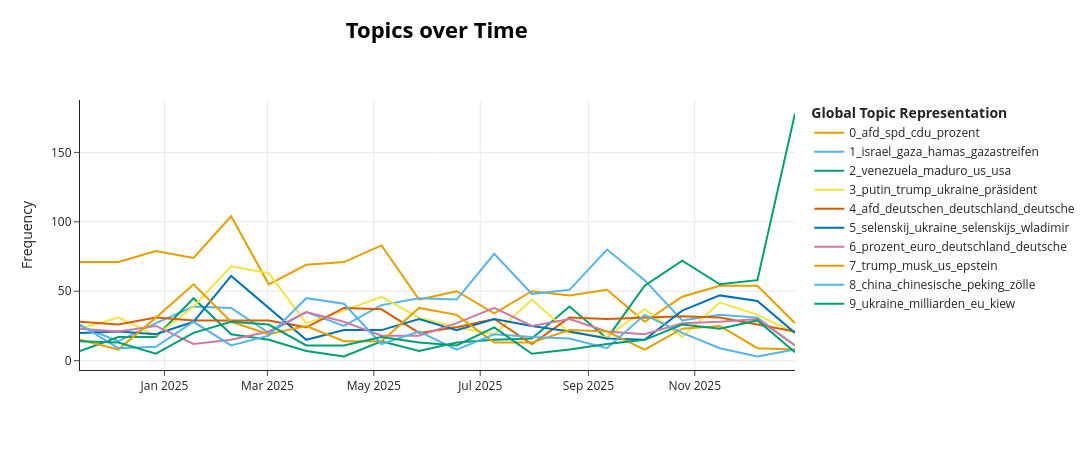

The cell this chart's notebook holds for it:
### Code cell
# Topics over time (RT_de)
topics_over_time = topic_model.topics_over_time(
    docs=docs,
    timestamps=timestamps,
    nr_bins=20,
)

display(topics_over_time.head(20))

topic_model.visualize_topics_over_time(
    topics_over_time,
    top_n_topics=10,
)

### Figure 1 — Plotly figure (JSON) as saved in the notebook; plotly's stock layout.template omitted (floating-point values rounded to 4 significant figures)
{"data": [{"hoverinfo": "text", "hovertext": ["<b>Topic 0</b><br>Words: spd, bsw, afd, cdu, grünen", "<b>Topic 0</b><br>Words: afd, spd, cdu, habeck, scholz", "<b>Topic 0</b><br>Words: fpö, afd, övp, prozent, partei", "<b>Topic 0</b><br>Words: afd, grünen, gelbhaar, partei, habeck", "<b>Topic 0</b><br>Words: bsw, afd, partei, övp, prozent", "<b>Topic 0</b><br>Words: spd, cdu, afd, prozent, bsw", "<b>Topic 0</b><br>Words: cdu, spd, afd, prozent, csu", "<b>Topic 0</b><br>Words: spd, afd, cdu, prozent, partei", "<b>Topic 0</b><br>Words: afd, verfassungsschutz, spd, partei, gutachten", "<b>Topic 0</b><br>Words: compact, elsässer, afd, spd, partei", "<b>Topic 0</b><br>Words: afd, spd, compact, prozent, partei", "<b>Topic 0</b><br>Words: afd, spd, gersdorf, brosius, grünen", "<b>Topic 0</b><br>Words: afd, prozent, spd, grünen, cdu", "<b>Topic 0</b><br>Words: afd, habeck, cdu, spd, kandidaten", "<b>Topic 0</b><br>Words: afd, prozent, spd, wahl, cdu", "<b>Topic 0</b><br>Words: afd, spd, prozent, cdu, bsw", "<b>Topic 0</b><br>Words: afd, bsw, partei, spd, cdu", "<b>Topic 0</b><br>Words: bsw, afd, cdu, weimer, partei", "<b>Topic 0</b><br>Words: afd, prozent, spd, bsw, habeck", "<b>Topic 0</b><br>Words: bsw, spd, afd, fraktion, partei"], "marker": {"color": "#E69F00"}, "mode": "lines", "name": "0_afd_spd_cdu_prozent", "type": "scatter", "x": ["2024-11-13T13:39:21.600000", "2024-12-05T13:12:00.000000", "2024-12-27T02:24:00.000000", "2025-01-17T15:36:00.000000", "2025-02-08T04:48:00.000000", "2025-03-01T18:00:00.000000", "2025-03-23T07:12:00.000000", "2025-04-13T20:24:00.000000", "2025-05-05T09:36:00.000000", "2025-05-26T22:48:00.000000", "2025-06-17T12:00:00.000000", "2025-07-09T01:12:00.000000", "2025-07-30T14:24:00.000000", "2025-08-21T03:36:00.000000", "2025-09-11T16:48:00.000000", "2025-10-03T06:00:00.000000", "2025-10-24T19:12:00.000000", "2025-11-15T08:24:00.000000", "2025-12-06T21:36:00.000000", "2025-12-28T10:48:00.000000"], "y": [71, 71, 79, 74, 104, 55, 69, 71, 83, 44, 50, 34, 50, 47, 51, 28, 46, 54, 54, 27]}, {"hoverinfo": "text", "hovertext": ["<b>Topic 1</b><br>Words: israel, netanjahu, israelischen, hamas, gaza", "<b>Topic 1</b><br>Words: israel, zuckermann, hamas, israelischen, gaza", "<b>Topic 1</b><br>Words: hamas, israel, gazastreifen, gaza, geiseln", "<b>Topic 1</b><br>Words: hamas, israel, gaza, gazastreifen, netanjahu", "<b>Topic 1</b><br>Words: hamas, israel, geiseln, gazastreifen, israelischen", "<b>Topic 1</b><br>Words: hamas, israel, gazastreifen, gaza, israelische", "<b>Topic 1</b><br>Words: israel, hamas, gazastreifen, israelischen, gaza", "<b>Topic 1</b><br>Words: israel, hamas, gaza, israels, israelischen", "<b>Topic 1</b><br>Words: israel, gaza, gazastreifen, hamas, israelischen", "<b>Topic 1</b><br>Words: israel, gaza, gazastreifen, hamas, israelischen", "<b>Topic 1</b><br>Words: israel, gaza, gazastreifen, hamas, israels", "<b>Topic 1</b><br>Words: gaza, israel, israelischen, gazastreifen, hamas", "<b>Topic 1</b><br>Words: israel, gaza, hamas, gazastreifen, israelischen", "<b>Topic 1</b><br>Words: gaza, israel, hamas, gazastreifen, netanjahu", "<b>Topic 1</b><br>Words: israel, gaza, hamas, israelischen, israels", "<b>Topic 1</b><br>Words: hamas, israel, gaza, gazastreifen, geiseln", "<b>Topic 1</b><br>Words: israel, hamas, gaza, israelischen, gazastreifen", "<b>Topic 1</b><br>Words: israel, hamas, gaza, gazastreifen, israels", "<b>Topic 1</b><br>Words: israel, gaza, hamas, gazastreifen, israelischen", "<b>Topic 1</b><br>Words: israel, hamas, gazastreifen, gaza, somaliland"], "marker": {"color": "#56B4E9"}, "mode": "lines", "name": "1_israel_gaza_hamas_gazastreifen", "type": "scatter", "x": ["2024-11-13T13:39:21.600000", "2024-12-05T13:12:00.000000", "2024-12-27T02:24:00.000000", "2025-01-17T15:36:00.000000", "2025-02-08T04:48:00.000000", "2025-03-01T18:00:00.000000", "2025-03-23T07:12:00.000000", "2025-04-13T20:24:00.000000", "2025-05-05T09:36:00.000000", "2025-05-26T22:48:00.000000", "2025-06-17T12:00:00.000000", "2025-07-09T01:12:00.000000", "2025-07-30T14:24:00.000000", "2025-08-21T03:36:00.000000", "2025-09-11T16:48:00.000000", "2025-10-03T06:00:00.000000", "2025-10-24T19:12:00.000000", "2025-11-15T08:24:00.000000", "2025-12-06T21:36:00.000000", "2025-12-28T10:48:00.000000"], "y": [25, 14, 27, 39, 38, 20, 35, 25, 40, 45, 44, 77, 48, 51, 80, 58, 29, 33, 31, 11]}, {"hoverinfo": "text", "hovertext": ["<b>Topic 2</b><br>Words: venezuela, peru, venezuelas, us, usa", "<b>Topic 2</b><br>Words: panama, venezuela, maduro, usa, us", "<b>Topic 2</b><br>Words: venezuela, mexiko, kuba, tequila, usa", "<b>Topic 2</b><br>Words: venezuela, usa, us, maduro, trump", "<b>Topic 2</b><br>Words: venezuela, maduro, mexiko, us, usa", "<b>Topic 2</b><br>Words: marcos, duterte, venezuela, philippinen, bongbong", "<b>Topic 2</b><br>Words: panama, venezuela, usa, us, hegseth", "<b>Topic 2</b><br>Words: panama, panamakanal, kanal, wasserstraße, iber", "<b>Topic 2</b><br>Words: kuba, venezuela, maduro, us, havanna", "<b>Topic 2</b><br>Words: brasilien, brasiliens, morales, shields, locked", "<b>Topic 2</b><br>Words: venezuela, kuba, kirchner, usa, us", "<b>Topic 2</b><br>Words: brasilien, lula, brasilianischen, venezuela, brics", "<b>Topic 2</b><br>Words: venezuela, maduro, us, bolsonaro, usa", "<b>Topic 2</b><br>Words: venezuela, maduro, us, drogen, venezuelas", "<b>Topic 2</b><br>Words: venezuela, maduro, karibik, us, venezolanische", "<b>Topic 2</b><br>Words: venezuela, maduro, us, usa, venezuelas", "<b>Topic 2</b><br>Words: venezuela, maduro, karibik, us, usa", "<b>Topic 2</b><br>Words: venezuela, maduro, us, karibik, venezolanischen", "<b>Topic 2</b><br>Words: venezuela, maduro, us, venezolanischen, venezuelas", "<b>Topic 2</b><br>Words: venezuela, maduro, us, usa, venezolanischen"], "marker": {"color": "#009E73"}, "mode": "lines", "name": "2_venezuela_maduro_us_usa", "type": "scatter", "x": ["2024-11-13T13:39:21.600000", "2024-12-05T13:12:00.000000", "2024-12-27T02:24:00.000000", "2025-01-17T15:36:00.000000", "2025-02-08T04:48:00.000000", "2025-03-01T18:00:00.000000", "2025-03-23T07:12:00.000000", "2025-04-13T20:24:00.000000", "2025-05-05T09:36:00.000000", "2025-05-26T22:48:00.000000", "2025-06-17T12:00:00.000000", "2025-07-09T01:12:00.000000", "2025-07-30T14:24:00.000000", "2025-08-21T03:36:00.000000", "2025-09-11T16:48:00.000000", "2025-10-03T06:00:00.000000", "2025-10-24T19:12:00.000000", "2025-11-15T08:24:00.000000", "2025-12-06T21:36:00.000000", "2025-12-28T10:48:00.000000"], "y": [7, 17, 17, 45, 19, 15, 7, 3, 14, 7, 13, 15, 16, 39, 16, 54, 72, 55, 58, 178]}, {"hoverinfo": "text", "hovertext": ["<b>Topic 3</b><br>Words: ukraine, putin, trump, präsidenten, wladimir", "<b>Topic 3</b><br>Words: ukraine, putin, trump, russland, präsident", "<b>Topic 3</b><br>Words: putin, trump, ukraine, treffen, präsidenten", "<b>Topic 3</b><br>Words: trump, putin, ukraine, präsident, moskau", "<b>Topic 3</b><br>Words: putin, trump, ukraine, treffen, präsident", "<b>Topic 3</b><br>Words: putin, ukraine, trump, präsident, waffenstillstand", "<b>Topic 3</b><br>Words: putin, ukraine, riad, trump, gespräche", "<b>Topic 3</b><br>Words: trump, ukraine, witkoff, putin, moskau", "<b>Topic 3</b><br>Words: putin, trump, ukraine, istanbul, präsident", "<b>Topic 3</b><br>Words: putin, ukraine, trump, moskau, russland", "<b>Topic 3</b><br>Words: putin, trump, ukraine, präsidenten, russland", "<b>Topic 3</b><br>Words: trump, ukraine, putin, russland, präsident", "<b>Topic 3</b><br>Words: putin, trump, treffen, ukraine, alaska", "<b>Topic 3</b><br>Words: trump, putin, ukraine, präsident, us", "<b>Topic 3</b><br>Words: trump, ukraine, donald, putin, russland", "<b>Topic 3</b><br>Words: putin, trump, präsident, ukraine, treffen", "<b>Topic 3</b><br>Words: putin, trump, treffen, ukraine, präsident", "<b>Topic 3</b><br>Words: ukraine, putin, friedensplan, treffen, trump", "<b>Topic 3</b><br>Words: putin, ukraine, trump, präsident, us", "<b>Topic 3</b><br>Words: putin, präsidenten, trump, präsident, ukraine"], "marker": {"color": "#F0E442"}, "mode": "lines", "name": "3_putin_trump_ukraine_präsident", "type": "scatter", "x": ["2024-11-13T13:39:21.600000", "2024-12-05T13:12:00.000000", "2024-12-27T02:24:00.000000", "2025-01-17T15:36:00.000000", "2025-02-08T04:48:00.000000", "2025-03-01T18:00:00.000000", "2025-03-23T07:12:00.000000", "2025-04-13T20:24:00.000000", "2025-05-05T09:36:00.000000", "2025-05-26T22:48:00.000000", "2025-06-17T12:00:00.000000", "2025-07-09T01:12:00.000000", "2025-07-30T14:24:00.000000", "2025-08-21T03:36:00.000000", "2025-09-11T16:48:00.000000", "2025-10-03T06:00:00.000000", "2025-10-24T19:12:00.000000", "2025-11-15T08:24:00.000000", "2025-12-06T21:36:00.000000", "2025-12-28T10:48:00.000000"], "y": [23, 31, 18, 39, 68, 63, 27, 36, 46, 31, 24, 19, 44, 20, 17, 37, 17, 42, 33, 20]}, {"hoverinfo": "text", "hovertext": ["<b>Topic 4</b><br>Words: rothschild, wanderwitz, deutschen, deutschland, krieg", "<b>Topic 4</b><br>Words: afd, mutter, deutschen, weidel, deutschland", "<b>Topic 4</b><br>Words: afd, fpö, wildenstein, deutschland, musk", "<b>Topic 4</b><br>Words: deutschen, srf, afd, sperrung, deutschland", "<b>Topic 4</b><br>Words: jelmoli, afd, deutschland, deutsche, vance", "<b>Topic 4</b><br>Words: stocker, berlin, deutschen, pfister, orf", "<b>Topic 4</b><br>Words: deutschen, deutsche, deutschland, bystron, gysi", "<b>Topic 4</b><br>Words: berlin, mutter, sowjetischen, deutschen, bersarin", "<b>Topic 4</b><br>Words: afd, deutschen, merz, deutschland, deutsche", "<b>Topic 4</b><br>Words: deutschen, siggelkow, deutschland, deutsche, fischer", "<b>Topic 4</b><br>Words: deutschen, deutschland, deutsche, merz, yaccarino", "<b>Topic 4</b><br>Words: deutschen, grünen, afd, deutschland, deutsche", "<b>Topic 4</b><br>Words: habig, blackrock, berlin, linksjugend, afd", "<b>Topic 4</b><br>Words: afd, kandidaten, hochdeutsch, kirk, deutschland", "<b>Topic 4</b><br>Words: kirk, afd, deutschen, charlie, spd", "<b>Topic 4</b><br>Words: afd, deutschen, deutschland, wehrpflicht, fraktion", "<b>Topic 4</b><br>Words: bundeswehr, afd, deutschen, söhne, deutschland", "<b>Topic 4</b><br>Words: deutschen, deutsche, afd, deutschland, böhmermann", "<b>Topic 4</b><br>Words: drosten, afd, deutsche, deutschen, dw", "<b>Topic 4</b><br>Words: puschkins, puschkin, deutschland, deutschen, spd"], "marker": {"color": "#D55E00"}, "mode": "lines", "name": "4_afd_deutschen_deutschland_deutsche", "type": "scatter", "x": ["2024-11-13T13:39:21.600000", "2024-12-05T13:12:00.000000", "2024-12-27T02:24:00.000000", "2025-01-17T15:36:00.000000", "2025-02-08T04:48:00.000000", "2025-03-01T18:00:00.000000", "2025-03-23T07:12:00.000000", "2025-04-13T20:24:00.000000", "2025-05-05T09:36:00.000000", "2025-05-26T22:48:00.000000", "2025-06-17T12:00:00.000000", "2025-07-09T01:12:00.000000", "2025-07-30T14:24:00.000000", "2025-08-21T03:36:00.000000", "2025-09-11T16:48:00.000000", "2025-10-03T06:00:00.000000", "2025-10-24T19:12:00.000000", "2025-11-15T08:24:00.000000", "2025-12-06T21:36:00.000000", "2025-12-28T10:48:00.000000"], "y": [28, 26, 31, 29, 29, 29, 24, 38, 37, 20, 24, 30, 12, 31, 30, 31, 32, 31, 26, 21]}, {"hoverinfo": "text", "hovertext": ["<b>Topic 5</b><br>Words: selenskij, ukraine, selenskijs, trump, kiew", "<b>Topic 5</b><br>Words: selenskij, ukraine, trump, wladimir, ukrainische", "<b>Topic 5</b><br>Words: selenskij, ukraine, selenskijs, ukrainische, wladimir", "<b>Topic 5</b><br>Words: selenskij, ukraine, selenskijs, ukrainische, wladimir", "<b>Topic 5</b><br>Words: selenskij, selenskijs, ukraine, trump, ukrainischen", "<b>Topic 5</b><br>Words: selenskij, selenskijs, trump, ukraine, ukrainischen", "<b>Topic 5</b><br>Words: selenskij, ukraine, selenskijs, ukrainischen, ukrainische", "<b>Topic 5</b><br>Words: selenskij, ukraine, selenskijs, kiew, wladimir", "<b>Topic 5</b><br>Words: selenskij, portnow, ukraine, verhandlungen, istanbul", "<b>Topic 5</b><br>Words: selenskij, ukraine, selenskijs, wladimir, ukrainische", "<b>Topic 5</b><br>Words: selenskij, jermak, ukraine, ukrainischen, wladimir", "<b>Topic 5</b><br>Words: selenskij, nabu, selenskijs, ukraine, ukrainischen", "<b>Topic 5</b><br>Words: selenskij, ukraine, selenskijs, wladimir, treffen", "<b>Topic 5</b><br>Words: selenskij, wladimir, ukraine, treffen, ukrainischen", "<b>Topic 5</b><br>Words: selenskij, selenskijs, wladimir, ukraine, ukrainische", "<b>Topic 5</b><br>Words: selenskij, ukrainische, trump, ukraine, wladimir", "<b>Topic 5</b><br>Words: selenskij, minditsch, nabu, korruptionsskandal, ukraine", "<b>Topic 5</b><br>Words: selenskij, jermak, selenskijs, nabu, minditsch", "<b>Topic 5</b><br>Words: selenskij, selenskijs, ukraine, ukrainischen, ukrainische", "<b>Topic 5</b><br>Words: selenskij, timoschenko, selenskijs, ukraine, trump"], "marker": {"color": "#0072B2"}, "mode": "lines", "name": "5_selenskij_ukraine_selenskijs_wladimir", "type": "scatter", "x": ["2024-11-13T13:39:21.600000", "2024-12-05T13:12:00.000000", "2024-12-27T02:24:00.000000", "2025-01-17T15:36:00.000000", "2025-02-08T04:48:00.000000", "2025-03-01T18:00:00.000000", "2025-03-23T07:12:00.000000", "2025-04-13T20:24:00.000000", "2025-05-05T09:36:00.000000", "2025-05-26T22:48:00.000000", "2025-06-17T12:00:00.000000", "2025-07-09T01:12:00.000000", "2025-07-30T14:24:00.000000", "2025-08-21T03:36:00.000000", "2025-09-11T16:48:00.000000", "2025-10-03T06:00:00.000000", "2025-10-24T19:12:00.000000", "2025-11-15T08:24:00.000000", "2025-12-06T21:36:00.000000", "2025-12-28T10:48:00.000000"], "y": [20, 21, 19, 28, 61, 38, 15, 22, 22, 30, 22, 30, 25, 21, 16, 15, 36, 47, 43, 20]}, {"hoverinfo": "text", "hovertext": ["<b>Topic 6</b><br>Words: prozent, deutschland, deutschen, euro, ifo", "<b>Topic 6</b><br>Words: prozent, deutschland, armut, tafeln, kurzarbeit", "<b>Topic 6</b><br>Words: euro, schilling, prozent, millionen, deutschland", "<b>Topic 6</b><br>Words: euro, prozent, deutschland, rezession, wirtschaft", "<b>Topic 6</b><br>Words: kommunen, euro, deutsche, merz, prozent", "<b>Topic 6</b><br>Words: deutschland, euro, prozent, merz, schuldenbremse", "<b>Topic 6</b><br>Words: euro, prozent, deutschland, deutsche, spd", "<b>Topic 6</b><br>Words: prozent, deutschland, euro, stunden, oxfam", "<b>Topic 6</b><br>Words: prozent, deutschland, arbeit, deutsche, deutschen", "<b>Topic 6</b><br>Words: prozent, euro, deutschland, rentner, deutsche", "<b>Topic 6</b><br>Words: euro, prozent, bürgergeld, milliarden, deutschland", "<b>Topic 6</b><br>Words: prozent, deutschland, euro, deutsche, merz", "<b>Topic 6</b><br>Words: euro, prozent, deutschland, armut, milliarden", "<b>Topic 6</b><br>Words: merz, prozent, deutschland, deutschen, deutsche", "<b>Topic 6</b><br>Words: prozent, euro, oecd, deutschland, deutsche", "<b>Topic 6</b><br>Words: deutschland, euro, prozent, bundesregierung, deutschen", "<b>Topic 6</b><br>Words: prozent, euro, deutschland, merz, deutschen", "<b>Topic 6</b><br>Words: prozent, aktivrente, deutschland, euro, deutsche", "<b>Topic 6</b><br>Words: euro, prozent, deutschland, deutschen, milliarden", "<b>Topic 6</b><br>Words: ifo, deutschland, prozent, leuna, euro"], "marker": {"color": "#CC79A7"}, "mode": "lines", "name": "6_prozent_euro_deutschland_deutsche", "type": "scatter", "x": ["2024-11-13T13:39:21.600000", "2024-12-05T13:12:00.000000", "2024-12-27T02:24:00.000000", "2025-01-17T15:36:00.000000", "2025-02-08T04:48:00.000000", "2025-03-01T18:00:00.000000", "2025-03-23T07:12:00.000000", "2025-04-13T20:24:00.000000", "2025-05-05T09:36:00.000000", "2025-05-26T22:48:00.000000", "2025-06-17T12:00:00.000000", "2025-07-09T01:12:00.000000", "2025-07-30T14:24:00.000000", "2025-08-21T03:36:00.000000", "2025-09-11T16:48:00.000000", "2025-10-03T06:00:00.000000", "2025-10-24T19:12:00.000000", "2025-11-15T08:24:00.000000", "2025-12-06T21:36:00.000000", "2025-12-28T10:48:00.000000"], "y": [23, 21, 25, 12, 15, 21, 35, 28, 18, 18, 27, 38, 25, 30, 21, 19, 27, 28, 30, 11]}, {"hoverinfo": "text", "hovertext": ["<b>Topic 7</b><br>Words: trump, biden, bhattacharya, us, hunter", "<b>Topic 7</b><br>Words: wray, trump, hegseth, gabbard, wasserman", "<b>Topic 7</b><br>Words: musk, trump, elon, us, biden", "<b>Topic 7</b><br>Words: trump, musk, us, trumps, usaid", "<b>Topic 7</b><br>Words: epstein, musk, bannon, trump, us", "<b>Topic 7</b><br>Words: trump, musk, us, usaid, biden", "<b>Topic 7</b><br>Words: musk, trump, us, chat, goldberg", "<b>Topic 7</b><br>Words: trump, trumps, us, waltz, hegseth", "<b>Topic 7</b><br>Words: trump, biden, us, joe, präsident", "<b>Topic 7</b><br>Words: musk, trump, us, epstein, angeles", "<b>Topic 7</b><br>Words: musk, trump, elon, us, trumps", "<b>Topic 7</b><br>Words: epstein, trump, maxwell, akten, bondi", "<b>Topic 7</b><br>Words: trump, musk, epstein, trumps, us", "<b>Topic 7</b><br>Words: trump, us, epstein, donald, soros", "<b>Topic 7</b><br>Words: trump, us, kirk, musk, donald", "<b>Topic 7</b><br>Words: bolton, trump, pritzker, us, demokraten", "<b>Topic 7</b><br>Words: cheney, trump, us, dick, bbc", "<b>Topic 7</b><br>Words: epstein, greene, trump, akten, us", "<b>Topic 7</b><br>Words: epstein, clinton, akten, trump, epsteins", "<b>Topic 7</b><br>Words: trump, us, musk, grok, ice"], "marker": {"color": "#E69F00"}, "mode": "lines", "name": "7_trump_musk_us_epstein", "type": "scatter", "x": ["2024-11-13T13:39:21.600000", "2024-12-05T13:12:00.000000", "2024-12-27T02:24:00.000000", "2025-01-17T15:36:00.000000", "2025-02-08T04:48:00.000000", "2025-03-01T18:00:00.000000", "2025-03-23T07:12:00.000000", "2025-04-13T20:24:00.000000", "2025-05-05T09:36:00.000000", "2025-05-26T22:48:00.000000", "2025-06-17T12:00:00.000000", "2025-07-09T01:12:00.000000", "2025-07-30T14:24:00.000000", "2025-08-21T03:36:00.000000", "2025-09-11T16:48:00.000000", "2025-10-03T06:00:00.000000", "2025-10-24T19:12:00.000000", "2025-11-15T08:24:00.000000", "2025-12-06T21:36:00.000000", "2025-12-28T10:48:00.000000"], "y": [15, 8, 31, 55, 28, 19, 25, 14, 14, 38, 33, 13, 13, 22, 21, 8, 23, 25, 9, 8]}, {"hoverinfo": "text", "hovertext": ["<b>Topic 8</b><br>Words: china, peking, chinesische, chinas, xi", "<b>Topic 8</b><br>Words: china, xi, chinesischen, peking, chinesische", "<b>Topic 8</b><br>Words: tiktok, china, chinesische, xi, trump", "<b>Topic 8</b><br>Words: china, deepseek, ki, chinesische, chinesischen", "<b>Topic 8</b><br>Words: china, zölle, chinesische, chinesischen, peking", "<b>Topic 8</b><br>Words: china, peking, deepseek, chinesische, ki", "<b>Topic 8</b><br>Words: china, zölle, chinesische, peking, us", "<b>Topic 8</b><br>Words: china, zölle, chinesische, peking, usa", "<b>Topic 8</b><br>Words: china, zölle, peking, genf, chinesische", "<b>Topic 8</b><br>Words: china, chinesische, peking, zölle, usa", "<b>Topic 8</b><br>Words: china, quad, gipfel, vietnam, xi", "<b>Topic 8</b><br>Words: china, chinesischen, peking, chinesische, chinas", "<b>Topic 8</b><br>Words: china, chinesische, nvidia, chips, peking", "<b>Topic 8</b><br>Words: china, xi, peking, chinesischen, chinas", "<b>Topic 8</b><br>Words: tiktok, china, chinesischen, xi, chinesische", "<b>Topic 8</b><br>Words: china, chinesische, peking, chinesischen, zölle", "<b>Topic 8</b><br>Words: china, xi, peking, chinesische, chinesischen", "<b>Topic 8</b><br>Words: china, chinesische, peking, chinas, xi", "<b>Topic 8</b><br>Words: china, chinesische, dji, firmen, peking", "<b>Topic 8</b><br>Words: china, peking, us, chinesische, usa"], "marker": {"color": "#56B4E9"}, "mode": "lines", "name": "8_china_chinesische_peking_zölle", "type": "scatter", "x": ["2024-11-13T13:39:21.600000", "2024-12-05T13:12:00.000000", "2024-12-27T02:24:00.000000", "2025-01-17T15:36:00.000000", "2025-02-08T04:48:00.000000", "2025-03-01T18:00:00.000000", "2025-03-23T07:12:00.000000", "2025-04-13T20:24:00.000000", "2025-05-05T09:36:00.000000", "2025-05-26T22:48:00.000000", "2025-06-17T12:00:00.000000", "2025-07-09T01:12:00.000000", "2025-07-30T14:24:00.000000", "2025-08-21T03:36:00.000000", "2025-09-11T16:48:00.000000", "2025-10-03T06:00:00.000000", "2025-10-24T19:12:00.000000", "2025-11-15T08:24:00.000000", "2025-12-06T21:36:00.000000", "2025-12-28T10:48:00.000000"], "y": [26, 9, 10, 28, 11, 18, 45, 41, 12, 21, 8, 19, 17, 16, 9, 33, 20, 9, 3, 8]}, {"hoverinfo": "text", "hovertext": ["<b>Topic 9</b><br>Words: ukraine, milliarden, euro, spenden, bloomberg", "<b>Topic 9</b><br>Words: ukraine, dollar, milliarden, us, kiew", "<b>Topic 9</b><br>Words: ukraine, eu, polen, warschau, unterstützung", "<b>Topic 9</b><br>Words: ukraine, usaid, milliarden, dollar, kiew", "<b>Topic 9</b><br>Words: ukraine, milliarden, eu, kiew, dollar", "<b>Topic 9</b><br>Words: ukraine, eu, milliarden, geld, euro", "<b>Topic 9</b><br>Words: ukraine, eu, milliarden, geld, finanzierung", "<b>Topic 9</b><br>Words: ukraine, milliarden, kiew, euro, usa", "<b>Topic 9</b><br>Words: ukraine, kiew, eu, milliarden, panzer", "<b>Topic 9</b><br>Words: ukraine, milliarden, dollar, griwna, zahlungsausfall", "<b>Topic 9</b><br>Words: ukraine, milliarden, eu, euro, kiew", "<b>Topic 9</b><br>Words: ukraine, milliarden, eu, euro, kiew", "<b>Topic 9</b><br>Words: ukraine, kadyrow, tonnen, tschetschenien, vance", "<b>Topic 9</b><br>Words: klingbeil, ukraine, milliarden, kiew, vizekanzler", "<b>Topic 9</b><br>Words: ukraine, milliarden, eu, dollar, krieg", "<b>Topic 9</b><br>Words: ukraine, eu, milliarden, vermögenswerte, dollar", "<b>Topic 9</b><br>Words: ukraine, eu, milliarden, euro, kiew", "<b>Topic 9</b><br>Words: ukraine, eu, milliarden, kiew, euro", "<b>Topic 9</b><br>Words: ukraine, milliarden, eu, vermögenswerte, euro", "<b>Topic 9</b><br>Words: milliarden, ukraine, eu, purl, euro"], "marker": {"color": "#009E73"}, "mode": "lines", "name": "9_ukraine_milliarden_eu_kiew", "type": "scatter", "x": ["2024-11-13T13:39:21.600000", "2024-12-05T13:12:00.000000", "2024-12-27T02:24:00.000000", "2025-01-17T15:36:00.000000", "2025-02-08T04:48:00.000000", "2025-03-01T18:00:00.000000", "2025-03-23T07:12:00.000000", "2025-04-13T20:24:00.000000", "2025-05-05T09:36:00.000000", "2025-05-26T22:48:00.000000", "2025-06-17T12:00:00.000000", "2025-07-09T01:12:00.000000", "2025-07-30T14:24:00.000000", "2025-08-21T03:36:00.000000", "2025-09-11T16:48:00.000000", "2025-10-03T06:00:00.000000", "2025-10-24T19:12:00.000000", "2025-11-15T08:24:00.000000", "2025-12-06T21:36:00.000000", "2025-12-28T10:48:00.000000"], "y": [14, 13, 5, 20, 28, 26, 11, 11, 17, 13, 11, 24, 5, 8, 12, 15, 26, 23, 29, 6]}], "layout": {"height": 450, "hoverlabel": {"bgcolor": "white", "font": {"family": "Rockwell", "size": 16}}, "legend": {"title": {"text": "<b>Global Topic Representation"}}, "title": {"font": {"color": "Black", "size": 22}, "text": "<b>Topics over Time</b>", "x": 0.4, "xanchor": "center", "y": 0.95, "yanchor": "top"}, "width": 1250, "xaxis": {"showgrid": true}, "yaxis": {"showgrid": true, "title": {"text": "Frequency"}}}}
